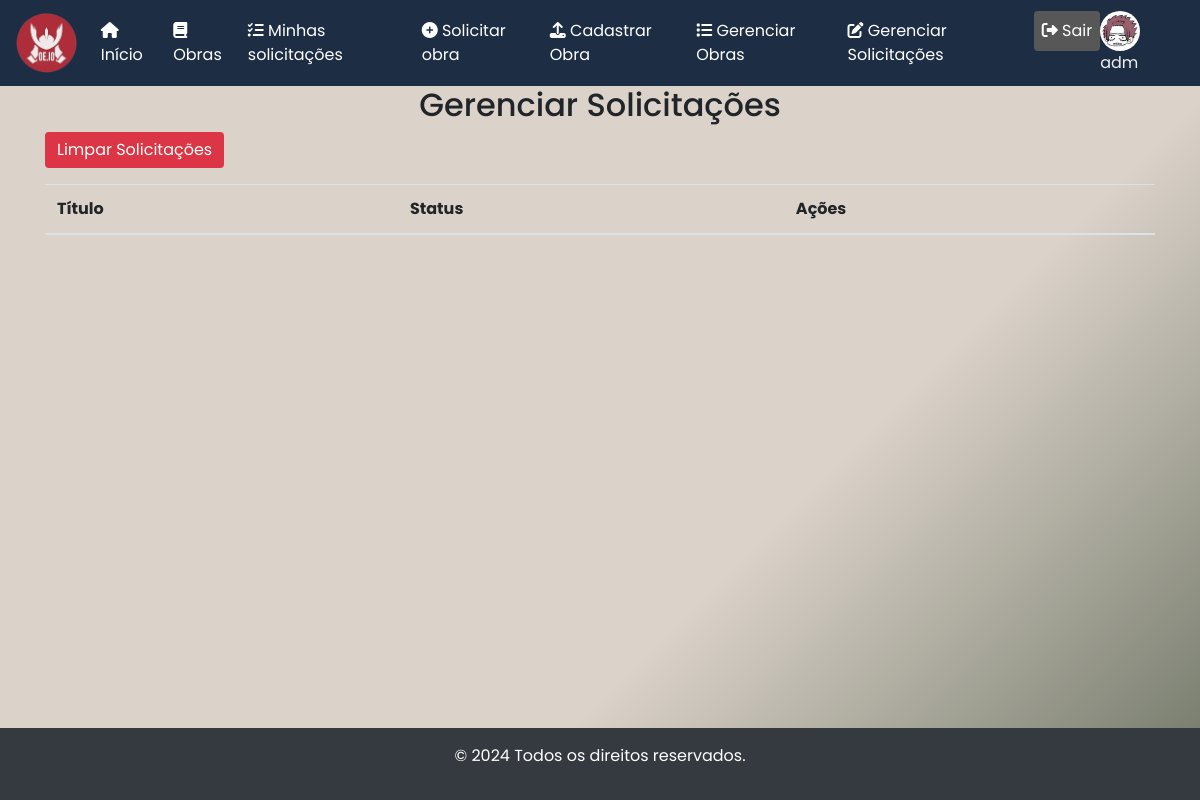
/gerenciar-solicitacoes/ (signed in), run on an earlier commit of the app's database.
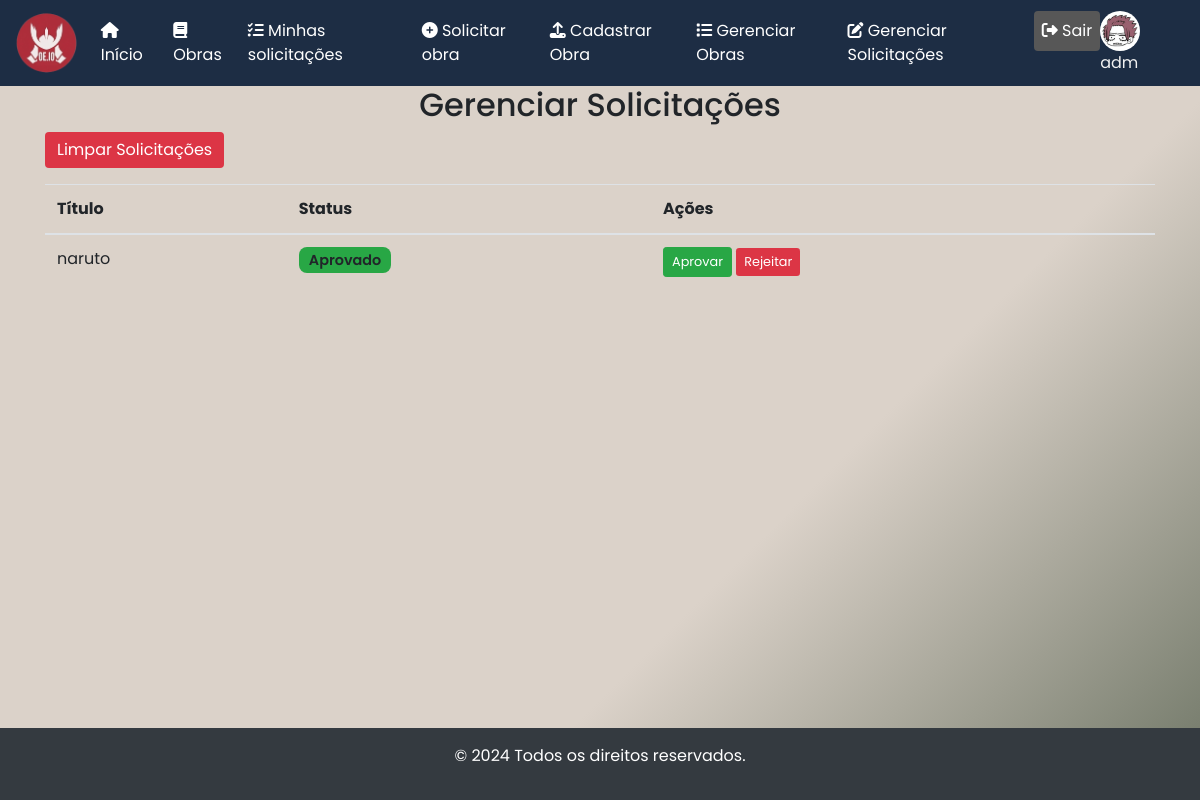
And on a later commit of the database.
### core/models.py (models this page shows, shortened)
class SolicitacaoObra(models.Model):
    usuario = models.ForeignKey(User, on_delete=models.CASCADE, related_name="solicitacoes")
    titulo = models.CharField(max_length=200)
    data_solicitacao = models.DateTimeField(auto_now_add=True)
    status = models.CharField(
        max_length=20,
        choices=(
            ('Pendente', 'Pendente'),
            ('Aprovada', 'Aprovada'),
            ('Recusada', 'Recusada')
        ),
        default='Pendente'
    )

### core/views.py (the view)
# urls.py: path('gerenciar-solicitacoes/', views.gerenciar_solicitacoes, name='gerenciar_solicitacoes'),
@login_required# Apenas administradores
def gerenciar_solicitacoes(request):
    solicitacoes = SolicitacaoObra.objects.all()
    return render(request, 'gerenciar_solicitacoes.html', {'solicitacoes': solicitacoes})

### core/templates/gerenciar_solicitacoes.html (shortened to what this page needs)
{% extends 'modelo.html' %}
{% load static %}
{% block conteudo %}
<div class="container">
    <h2 class="text-center">Gerenciar Solicitações</h2>
    <form action="{% url 'limpar_solicitacoes' %}" method="post">
        <button type="submit" class="btn btn-danger mb-3">Limpar Solicitações</button>
    </form>
    <table class="table">
        <thead>
            <tr>
                <th>Título</th>
                <th>Status</th>
                <th>Ações</th>
            </tr>
        </thead>
        <tbody>
            {% for solicitacao in solicitacoes %}
            <tr>
                <td>{{ solicitacao.titulo }}</td>
                <td>
                    {% if solicitacao.status == "aprovado" %}
                        <span class="badge bg-success">Aprovado</span>
                    {% elif solicitacao.status == "rejeitado" %}
                        <span class="badge bg-danger">Recusado</span>
                    {% else %}
                        <span class="badge bg-warning text-dark">Pendente</span>
                    {% endif %}
                </td>
                <td>
                    <a href="{% url 'confirmar_solicitacao' solicitacao.id %}" class="btn btn-success btn-sm">Aprovar</a>
                    <a href="{% url 'rejeitar_solicitacao' solicitacao.id %}" class="btn btn-danger btn-sm">Rejeitar</a>
                </td>
            </tr>
            {% endfor %}
        </tbody>
    </table>
</div>
{% endblock %}

What changed in the data, as far as the page shows it:
added SolicitacaoObra: titulo "naruto", status "Aprovado"
